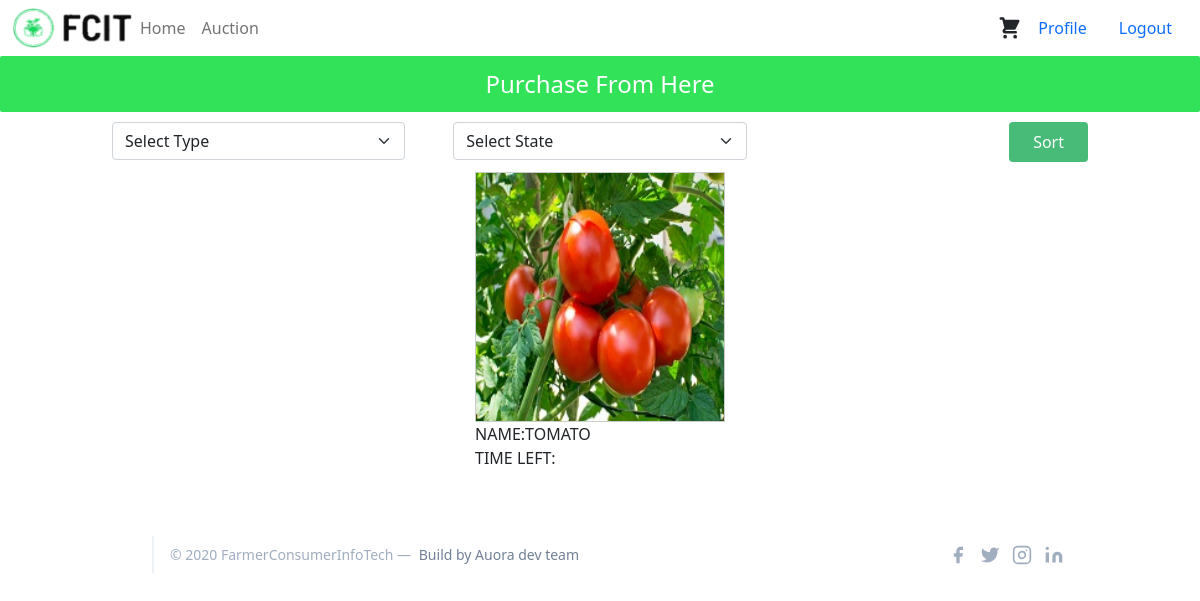
The page /hakV6/hakV6/Index/Auction.php (signed in) on the database its author committed.
### tables this page shows
CREATE TABLE IF NOT EXISTS `product` (
  `Product_ID` int(11) NOT NULL AUTO_INCREMENT,
  `Name` varchar(200) NOT NULL,
  `Type` varchar(200) NOT NULL,
  `Stock` varchar(200) NOT NULL,
  `Price` varchar(200) NOT NULL,
  `Description` varchar(200) NOT NULL,
  `Image` varchar(200) NOT NULL,
  `Farmer_ID` int(11) NOT NULL,
  `AFlag` varchar(200) NOT NULL,
  PRIMARY KEY (`Product_ID`),
  KEY `Farmer_ID` (`Farmer_ID`)
);

### hakV6/hakV6/Index/Auction.php (the view, shortened to what this page needs)
<?php
	$servername="localhost";
	$username="root";
	$password="";
	$dbname="hackathon";
	$con=mysqli_connect($servername,$username,$password,$dbname);
    $mysqli= new mysqli('localhost','root','','hackathon') or die(mysqli_error($mysqli));
                if(isset($_SESSION['a']))
                {
                  if(isset($_POST['Sort']))
                  {
                      $pty = $_POST['ptypes'];
                      $sta = $_POST['state'];
                      if($pty == 'none' && $sta == 'none')
                          $result= $mysqli->query("SELECT product.*,farmerdetails.City FROM product JOIN farmerdetails ON product.Farmer_ID=farmerdetails.FarmerID WHERE AFlag='1'") or die($mysqli->error);
                      else if($pty=='none' && $sta != 'none')
                          $result= $mysqli->query("SELECT product.*,farmerdetails.City FROM product JOIN farmerdetails ON product.Farmer_ID=farmerdetails.FarmerID WHERE AFlag='1' AND farmerdetails.State='$sta' ") or die($mysqli->error);
                      else if($sta == 'none' && $pty != 'none')
                          $result= $mysqli->query("SELECT product.*,farmerdetails.City FROM product JOIN farmerdetails ON product.Farmer_ID=farmerdetails.FarmerID WHERE AFlag='1' AND product.Type='$pty' ") or die($mysqli->error);
                      else
                          $result= $mysqli->query("SELECT product.*,farmerdetails.City FROM product JOIN farmerdetails ON product.Farmer_ID=farmerdetails.FarmerID WHERE AFlag='1' AND product.Type='$pty' AND farmerdetails.State='$sta' ") or die($mysqli->error);
                  }
                  else
                    {
                    $sql="SELECT product.*,farmerdetails.City FROM product JOIN farmerdetails ON product.Farmer_ID=farmerdetails.FarmerID WHERE AFlag='1'";
                    $result=mysqli_query($con,$sql);
					}
                 }
  else
    {
        header("location:..\Login\ConsumerLogin.php");
    }
?>
<!DOCTYPE html>
<html lang="en">
<link href="https://cdn.jsdelivr.net/npm/bootstrap@5.0.0-beta3/dist/css/bootstrap.min.css" rel="stylesheet">
<link href="https://unpkg.com/tailwindcss@^1.0/dist/tailwind.min.css" rel="stylesheet">
<head>
</head>
<body>
<nav class="navbar navbar-expand-lg navbar-light bg-white" style="background-color: #e3f2fd;">
  <div class="container-fluid">
  <a href="LandingPage.php"><img src="images/logo.png" style="width:120px;height:40px;" /></a>
    <div class="collapse navbar-collapse" id="navbarNavAltMarkup">
      <div class="navbar-nav mr-auto">
        <a class="nav-link" href="LandingPage.php">Home</a>
        <a class="nav-link" href="Auction.php">Auction</a>
      </div>
      <a class="nav-link" href="..\Profile\profile.php">Profile</a>
      <a class="nav-link" href="Logout.php">Logout</a>
    </div>
  </div>
</nav>
<link rel="stylesheet" href="css/style-2.css?v=<?php echo time(); ?>">
<div id="gridview">
<div class="heading" style="background: rgb(50, 226, 88);">Purchase From Here</div>
<div class="container px-4">
  <div class="row gx-5">
  <div class="col">
  <select name="ptypes" class="form-select" aria-label="Default select example">
   <option value="none" default>Select Type</option>
  </select>
  </div>
  <div class="col">
  <select name="state" class="form-select" aria-label="Default select example">
   <option value="none">Select State</option>
  </select>
  </div>
  <div class="col">
    <button  type="submit" name="Sort" class="flex ml-auto text-white bg-green-500 border-0 py-2 px-6 focus:outline-none hover:bg-indigo-600 rounded">Sort</button>
  </div>
 </div>
</div>
<?php
while($rows=$result->fetch_assoc())
{
   ?>
<div class="image">
        <a href="AuctionProductView.php?proid=<?php echo $rows['Product_ID'];?>"><img src="<?php echo $rows['Image'];?>" style="height:250px;width:250px;"/></a>
                    <div class="home-product-bottom">
                            <p style="text-transform: uppercase;font-weight: 500;text-align:left;"> Name:<?php echo $rows['Name'];?></p>
                            <p style="text-transform: uppercase;font-weight: 500;text-align:left;"> Time Left:</p>
                    </div>
</div>
<?php
    }
?>
</div>
<footer class="text-gray-600 body-font">
    <div class="container px-5 py-8 mx-auto flex items-center sm:flex-row flex-col">
      <p class="text-sm text-gray-500 sm:ml-4 sm:pl-4 sm:border-l-2 sm:border-gray-200 sm:py-2 sm:mt-0 mt-4">© 2020 FarmerConsumerInfoTech —
        <a class="text-gray-600 ml-1" rel="noopener noreferrer" target="_blank">Build by Auora dev team</a>
      </p>
      <span class="inline-flex sm:ml-auto sm:mt-0 mt-4 justify-center sm:justify-start">
        <a class="text-gray-500">
          <svg fill="currentColor" stroke-linecap="round" stroke-linejoin="round" stroke-width="2" class="w-5 h-5" viewBox="0 0 24 24">
            <path d="M18 2h-3a5 5 0 00-5 5v3H7v4h3v8h4v-8h3l1-4h-4V7a1 1 0 011-1h3z"></path>
          </svg>
        </a>
        <a class="ml-3 text-gray-500">
          <svg fill="currentColor" stroke-linecap="round" stroke-linejoin="round" stroke-width="2" class="w-5 h-5" viewBox="0 0 24 24">
            <path d="M23 3a10.9 10.9 0 01-3.14 1.53 4.48 4.48 0 00-7.86 3v1A10.66 10.66 0 013 4s-4 9 5 13a11.64 11.64 0 01-7 2c9 5 20 0 20-11.5a4.5 4.5 0 00-.08-.83A7.72 7.72 0 0023 3z"></path>
          </svg>
        </a>
        <a class="ml-3 text-gray-500">
          <svg fill="none" stroke="currentColor" stroke-linecap="round" stroke-linejoin="round" stroke-width="2" class="w-5 h-5" viewBox="0 0 24 24">
            <rect width="20" height="20" x="2" y="2" rx="5" ry="5"></rect>
            <path d="M16 11.37A4 4 0 1112.63 8 4 4 0 0116 11.37zm1.5-4.87h.01"></path>
          </svg>
        </a>
        <a class="ml-3 text-gray-500">
          <svg fill="currentColor" stroke="currentColor" stroke-linecap="round" stroke-linejoin="round" stroke-width="0" class="w-5 h-5" viewBox="0 0 24 24">
            <path stroke="none" d="M16 8a6 6 0 016 6v7h-4v-7a2 2 0 00-2-2 2 2 0 00-2 2v7h-4v-7a6 6 0 016-6zM2 9h4v12H2z"></path>
            <circle cx="4" cy="4" r="2" stroke="none"></circle>
          </svg>
        </a>
      </span>
    </div>
  </footer>
</body>
</html>

### hakV6/hakV6/Index/css/style-2.css (style rules this page uses)
#gridview { text-align:center; }
div.image { margin: 10px; display: inline-block; }
div.image img { width: 100%; height: auto; border: 1px solid #ccc; }
.heading { padding: 10px 10px; border-radius: 2px; color: #FFF; background: rgb(50, 226, 88); margin-bottom:10px; font-size: 1.5em; }
@media screen and (min-width: 1044px) and (max-width: 1224px) { div.image { width: 250px; } }

### rows shown on the page
product: Image (picture), Name "TOMATO"
